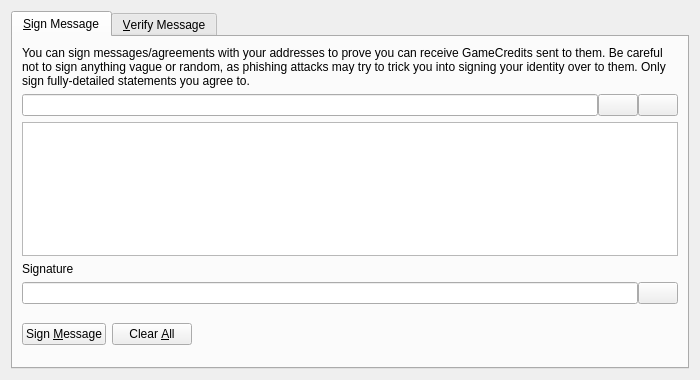
<?xml version="1.0" encoding="UTF-8"?>
<ui version="4.0">
 <class>SignVerifyMessageDialog</class>
 <widget class="QDialog" name="SignVerifyMessageDialog">
  <property name="geometry">
   <rect>
    <x>0</x>
    <y>0</y>
    <width>700</width>
    <height>380</height>
   </rect>
  </property>
  <property name="windowTitle">
   <string>Signatures - Sign / Verify a Message</string>
  </property>
  <property name="modal">
   <bool>true</bool>
  </property>
  <layout class="QVBoxLayout" name="verticalLayout">
   <item>
    <widget class="QTabWidget" name="tabWidget">
     <property name="currentIndex">
      <number>0</number>
     </property>
     <widget class="QWidget" name="tabSignMessage">
      <attribute name="title">
       <string>&amp;Sign Message</string>
      </attribute>
      <layout class="QVBoxLayout" name="verticalLayout_SM">
       <item>
        <widget class="QLabel" name="infoLabel_SM">
         <property name="text">
          <string>You can sign messages/agreements with your addresses to prove you can receive GameCredits sent to them. Be careful not to sign anything vague or random, as phishing attacks may try to trick you into signing your identity over to them. Only sign fully-detailed statements you agree to.</string>
         </property>
         <property name="textFormat">
          <enum>Qt::PlainText</enum>
         </property>
         <property name="wordWrap">
          <bool>true</bool>
         </property>
        </widget>
       </item>
       <item>
        <layout class="QHBoxLayout" name="horizontalLayout_1_SM">
         <property name="spacing">
          <number>0</number>
         </property>
         <item>
          <widget class="QValidatedLineEdit" name="addressIn_SM">
           <property name="toolTip">
            <string>The GameCredits address to sign the message with</string>
           </property>
          </widget>
         </item>
         <item>
          <widget class="QPushButton" name="addressBookButton_SM">
           <property name="toolTip">
            <string>Choose previously used address</string>
           </property>
           <property name="text">
            <string/>
           </property>
           <property name="icon">
            <iconset resource="../bitcoin.qrc">
             <normaloff>:/icons/address-book</normaloff>:/icons/address-book</iconset>
           </property>
           <property name="shortcut">
            <string>Alt+A</string>
           </property>
           <property name="autoDefault">
            <bool>false</bool>
           </property>
          </widget>
         </item>
         <item>
          <widget class="QPushButton" name="pasteButton_SM">
           <property name="toolTip">
            <string>Paste address from clipboard</string>
           </property>
           <property name="text">
            <string/>
           </property>
           <property name="icon">
            <iconset resource="../bitcoin.qrc">
             <normaloff>:/icons/editpaste</normaloff>:/icons/editpaste</iconset>
           </property>
           <property name="shortcut">
            <string>Alt+P</string>
           </property>
           <property name="autoDefault">
            <bool>false</bool>
           </property>
          </widget>
         </item>
        </layout>
       </item>
       <item>
        <widget class="QPlainTextEdit" name="messageIn_SM">
         <property name="toolTip">
          <string>Enter the message you want to sign here</string>
         </property>
        </widget>
       </item>
       <item>
        <widget class="QLabel" name="signatureLabel_SM">
         <property name="text">
          <string>Signature</string>
         </property>
         <property name="textFormat">
          <enum>Qt::PlainText</enum>
         </property>
        </widget>
       </item>
       <item>
        <layout class="QHBoxLayout" name="horizontalLayout_2_SM">
         <property name="spacing">
          <number>0</number>
         </property>
         <item>
          <widget class="QLineEdit" name="signatureOut_SM">
           <property name="font">
            <font>
             <italic>true</italic>
            </font>
           </property>
           <property name="readOnly">
            <bool>true</bool>
           </property>
          </widget>
         </item>
         <item>
          <widget class="QPushButton" name="copySignatureButton_SM">
           <property name="toolTip">
            <string>Copy the current signature to the system clipboard</string>
           </property>
           <property name="text">
            <string/>
           </property>
           <property name="icon">
            <iconset resource="../bitcoin.qrc">
             <normaloff>:/icons/editcopy</normaloff>:/icons/editcopy</iconset>
           </property>
           <property name="autoDefault">
            <bool>false</bool>
           </property>
          </widget>
         </item>
        </layout>
       </item>
       <item>
        <layout class="QHBoxLayout" name="horizontalLayout_3_SM">
         <item>
          <widget class="QPushButton" name="signMessageButton_SM">
           <property name="toolTip">
            <string>Sign the message to prove you own this GameCredits address</string>
           </property>
           <property name="text">
            <string>Sign &amp;Message</string>
           </property>
           <property name="icon">
            <iconset resource="../bitcoin.qrc">
             <normaloff>:/icons/edit</normaloff>:/icons/edit</iconset>
           </property>
           <property name="autoDefault">
            <bool>false</bool>
           </property>
          </widget>
         </item>
         <item>
          <widget class="QPushButton" name="clearButton_SM">
           <property name="toolTip">
            <string>Reset all sign message fields</string>
           </property>
           <property name="text">
            <string>Clear &amp;All</string>
           </property>
           <property name="icon">
            <iconset resource="../bitcoin.qrc">
             <normaloff>:/icons/remove</normaloff>:/icons/remove</iconset>
           </property>
           <property name="autoDefault">
            <bool>false</bool>
           </property>
          </widget>
         </item>
         <item>
          <spacer name="horizontalSpacer_1_SM">
           <property name="orientation">
            <enum>Qt::Horizontal</enum>
           </property>
           <property name="sizeHint" stdset="0">
            <size>
             <width>40</width>
             <height>48</height>
            </size>
           </property>
          </spacer>
         </item>
         <item>
          <widget class="QLabel" name="statusLabel_SM">
           <property name="font">
            <font>
             <weight>75</weight>
             <bold>true</bold>
            </font>
           </property>
           <property name="text">
            <string/>
           </property>
           <property name="wordWrap">
            <bool>true</bool>
           </property>
          </widget>
         </item>
         <item>
          <spacer name="horizontalSpacer_2_SM">
           <property name="orientation">
            <enum>Qt::Horizontal</enum>
           </property>
           <property name="sizeHint" stdset="0">
            <size>
             <width>40</width>
             <height>48</height>
            </size>
           </property>
          </spacer>
         </item>
        </layout>
       </item>
      </layout>
     </widget>
     <widget class="QWidget" name="tabVerifyMessage">
      <attribute name="title">
       <string>&amp;Verify Message</string>
      </attribute>
      <layout class="QVBoxLayout" name="verticalLayout_VM">
       <item>
        <widget class="QLabel" name="infoLabel_VM">
         <property name="text">
          <string>Enter the receiver's address, message (ensure you copy line breaks, spaces, tabs, etc. exactly) and signature below to verify the message. Be careful not to read more into the signature than what is in the signed message itself, to avoid being tricked by a man-in-the-middle attack. Note that this only proves the signing party receives with the address, it cannot prove sendership of any transaction!</string>
         </property>
         <property name="textFormat">
          <enum>Qt::PlainText</enum>
         </property>
         <property name="alignment">
          <set>Qt::AlignLeading|Qt::AlignLeft|Qt::AlignTop</set>
         </property>
         <property name="wordWrap">
          <bool>true</bool>
         </property>
        </widget>
       </item>
       <item>
        <layout class="QHBoxLayout" name="horizontalLayout_1_VM">
         <property name="spacing">
          <number>0</number>
         </property>
         <item>
          <widget class="QValidatedLineEdit" name="addressIn_VM">
           <property name="toolTip">
            <string>The GameCredits address the message was signed with</string>
           </property>
          </widget>
         </item>
         <item>
          <widget class="QPushButton" name="addressBookButton_VM">
           <property name="toolTip">
            <string>Choose previously used address</string>
           </property>
           <property name="text">
            <string/>
           </property>
           <property name="icon">
            <iconset resource="../bitcoin.qrc">
             <normaloff>:/icons/address-book</normaloff>:/icons/address-book</iconset>
           </property>
           <property name="shortcut">
            <string>Alt+A</string>
           </property>
           <property name="autoDefault">
            <bool>false</bool>
           </property>
          </widget>
         </item>
        </layout>
       </item>
       <item>
        <widget class="QPlainTextEdit" name="messageIn_VM"/>
       </item>
       <item>
        <widget class="QValidatedLineEdit" name="signatureIn_VM"/>
       </item>
       <item>
        <layout class="QHBoxLayout" name="horizontalLayout_2_VM">
         <item>
          <widget class="QPushButton" name="verifyMessageButton_VM">
           <property name="toolTip">
            <string>Verify the message to ensure it was signed with the specified GameCredits address</string>
           </property>
           <property name="text">
            <string>Verify &amp;Message</string>
           </property>
           <property name="icon">
            <iconset resource="../bitcoin.qrc">
             <normaloff>:/icons/transaction_0</normaloff>:/icons/transaction_0</iconset>
           </property>
           <property name="autoDefault">
            <bool>false</bool>
           </property>
          </widget>
         </item>
         <item>
          <widget class="QPushButton" name="clearButton_VM">
           <property name="toolTip">
            <string>Reset all verify message fields</string>
           </property>
           <property name="text">
            <string>Clear &amp;All</string>
           </property>
           <property name="icon">
            <iconset resource="../bitcoin.qrc">
             <normaloff>:/icons/remove</normaloff>:/icons/remove</iconset>
           </property>
           <property name="autoDefault">
            <bool>false</bool>
           </property>
          </widget>
         </item>
         <item>
          <spacer name="horizontalSpacer_1_VM">
           <property name="orientation">
            <enum>Qt::Horizontal</enum>
           </property>
           <property name="sizeHint" stdset="0">
            <size>
             <width>40</width>
             <height>48</height>
            </size>
           </property>
          </spacer>
         </item>
         <item>
          <widget class="QLabel" name="statusLabel_VM">
           <property name="font">
            <font>
             <weight>75</weight>
             <bold>true</bold>
            </font>
           </property>
           <property name="text">
            <string/>
           </property>
           <property name="wordWrap">
            <bool>true</bool>
           </property>
          </widget>
         </item>
         <item>
          <spacer name="horizontalSpacer_2_VM">
           <property name="orientation">
            <enum>Qt::Horizontal</enum>
           </property>
           <property name="sizeHint" stdset="0">
            <size>
             <width>40</width>
             <height>48</height>
            </size>
           </property>
          </spacer>
         </item>
        </layout>
       </item>
      </layout>
     </widget>
    </widget>
   </item>
  </layout>
 </widget>
 <customwidgets>
  <customwidget>
   <class>QValidatedLineEdit</class>
   <extends>QLineEdit</extends>
   <header>qvalidatedlineedit.h</header>
  </customwidget>
 </customwidgets>
 <resources>
  <include location="../bitcoin.qrc"/>
 </resources>
 <connections/>
</ui>
